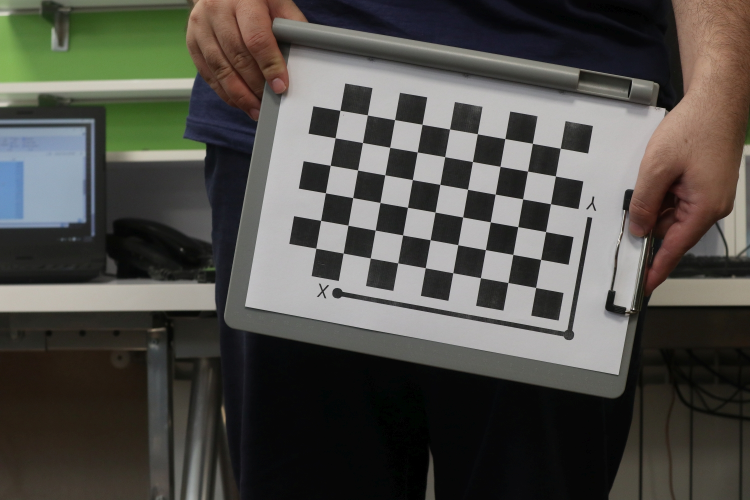
#> input picture HW2/Q2/set1/im01.jpg, 1500 x 1000 px, found by its file name (shown at 1/2 size)
$ python q1.py   (older library calls are emulated)
#> lines starting #> are read from the running program, lines starting #| are printed output that depends on the picture; after the words box and inside, x2 and y2 are one past the last pixel; in counts of white or black regions, pixels touching at a corner belong together
import cv2
import numpy as np
from cv2 import imwrite

im01 = cv2.imread('im01.jpg')
#> im01 is the input picture: shape (1000, 1500, 3); mean B, G, R 73.8, 79, 80.6
im02 = cv2.imread('im02.jpg')
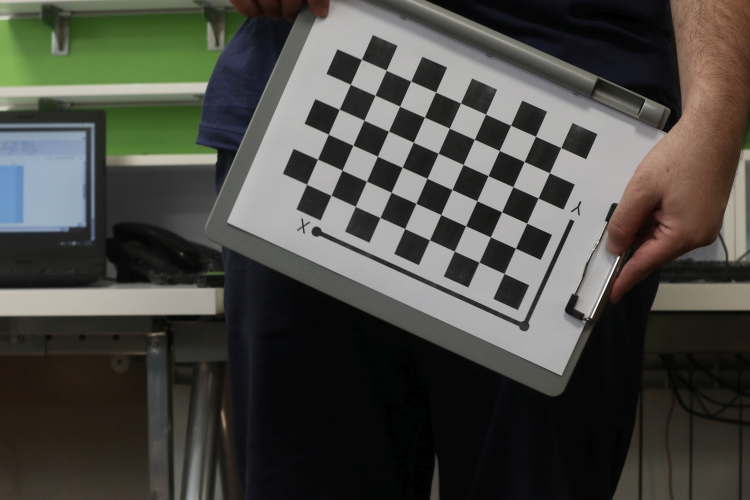
#> input picture HW2/Q2/set1/im02.jpg, 1500 x 1000 px, found by its file name (shown at 1/2 size)
#> im02 is the input picture: shape (1000, 1500, 3); mean B, G, R 68.1, 73.5, 73.9

arr01 = cv2.imread('im01.jpg', cv2.IMREAD_GRAYSCALE)
#> arr01: shape (1000, 1500); min 0, max 249, mean 78.9
arr02 = cv2.imread('im02.jpg', cv2.IMREAD_GRAYSCALE)
#> arr02: shape (1000, 1500); min 0, max 255, mean 73
merged_im = np.zeros((im01.shape[0], im01.shape[1] + im02.shape[1], 3))
merged_im[:, 0:im01.shape[1], :] = im01
merged_im[:, im01.shape[1]:, :] = im02
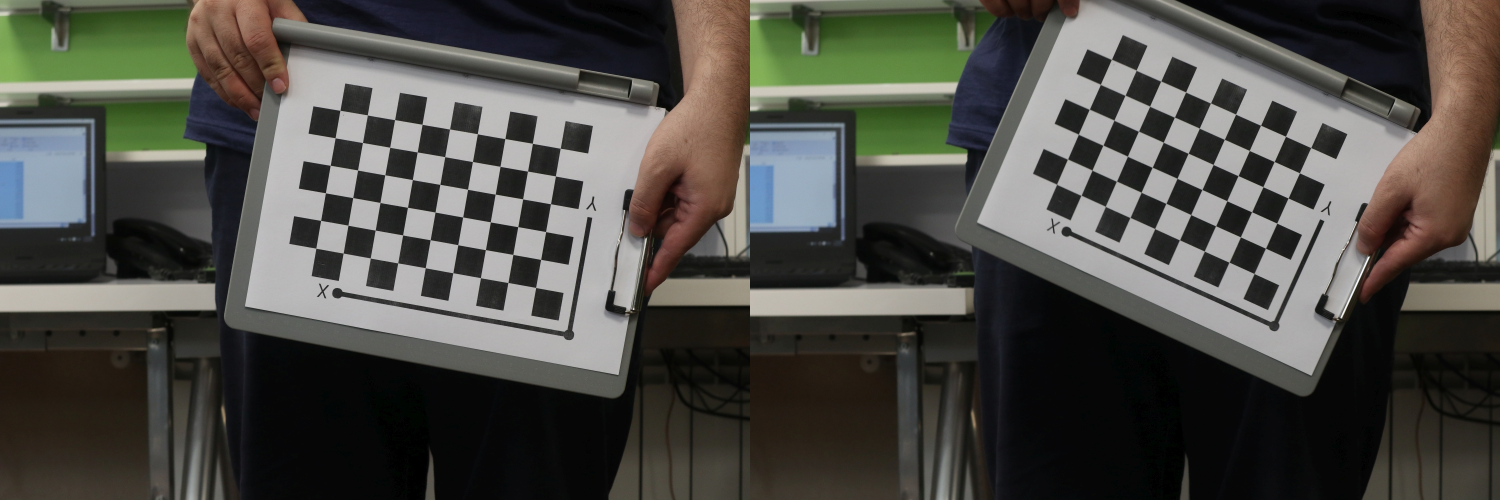
#> merged_im: shape (1000, 3000, 3) float64 (shown at 1/2 size); mean B, G, R 70.9, 76.3, 77.2

imwrite('merge.jpg', merged_im)

k = 0.001
threshold = 1e10
threshmatch = 0.85
size_filter = 9
sigma = 7
n = 23
kernel = np.ones((6, 6), np.uint8)

selected01 = np.zeros((arr01.shape[0], arr01.shape[1]))
selected02 = np.zeros((arr02.shape[0], arr02.shape[1]))

feature01 = dict()
feature02 = dict()


def normalize(arr):
    return 255 * (arr - arr.min()) / (arr.max() - arr.min())


def gauss(arr, size, sig):
#> called with size = 7, sig = 1
    return cv2.GaussianBlur(arr, (size, size), sig)


# In[ ]:

img01 = gauss(arr01, 7, 1)
I01_x = cv2.Sobel(img01, cv2.CV_64F, 1, 0, ksize=5)
I01_y = cv2.Sobel(img01, cv2.CV_64F, 0, 1, ksize=5)

I01_x2 = I01_x * I01_x
I01_y2 = I01_y * I01_y
I01_xy = I01_x * I01_y

grad01 = (I01_x2 + I01_y2) ** 1 / 2

S01_x2 = gauss(I01_x2, size_filter, sigma)
S01_y2 = gauss(I01_y2, size_filter, sigma)
S01_xy = gauss(I01_xy, size_filter, sigma)

det01 = S01_x2 * S01_y2 - S01_xy ** 2
trace01 = S01_x2 + S01_y2

R01 = det01 - k * trace01 ** 2
thresh01 = R01.copy()

thresh01[thresh01 < threshold] = 0
thresh01[thresh01 > threshold] = 255
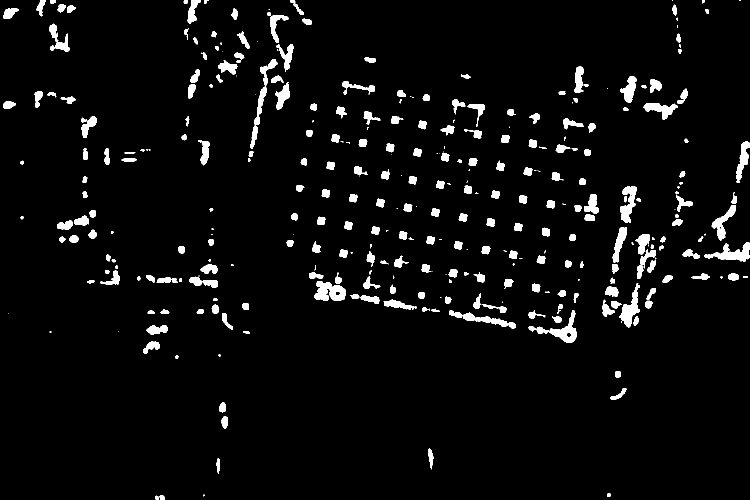
#> thresh01: shape (1000, 1500) float64 (shown at 1/2 size); 4.4% white; 354 white regions (81 under 20 px), largest, box (x1, y1, x2, y2) and area: (629, 562, 692, 602) 1673, (1073, 620, 1154, 686) 1583, (1409, 484, 1500, 524) 1564

grad01 = normalize(grad01)
score01 = normalize(R01)

imwrite('res01_grad.jpg', grad01)
imwrite('res03_score.jpg', score01)
imwrite('res05_thresh.jpg', thresh01)

# In[ ]:

img02 = gauss(arr02, 5, 0)
I02_x = cv2.Sobel(img02, cv2.CV_64F, 1, 0, ksize=5)
I02_y = cv2.Sobel(img02, cv2.CV_64F, 0, 1, ksize=5)
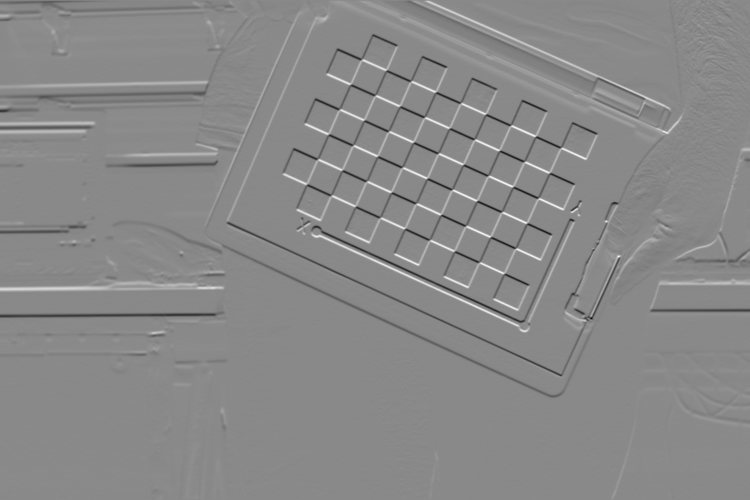
#> I02_y: shape (1000, 1500) float64 (shown at 1/2 size); min -5658, max 4854, mean -4.8; drawn with min black and max white

I02_x2 = I02_x * I02_x
I02_y2 = I02_y * I02_y
I02_xy = I02_x * I02_y

grad02 = (I02_x2 + I02_y2) ** 1 / 2

S02_x2 = gauss(I02_x2, size_filter, sigma)
S02_y2 = gauss(I02_y2, size_filter, sigma)
S02_xy = gauss(I02_xy, size_filter, sigma)
#> in gauss (call 8), `return cv2.GaussianBlur(arr, (size, size), sig)`:
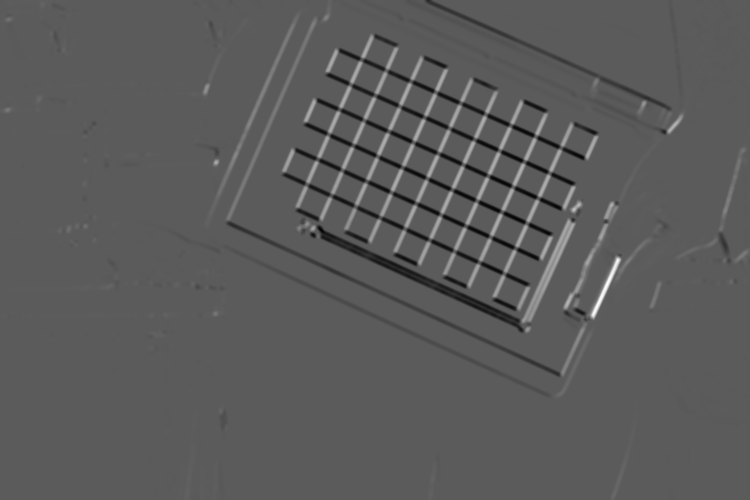
#> returned value: shape (1000, 1500) float64 (shown at 1/2 size); min -3594940.2, max 6446866, mean 1070; drawn with min black and max white

det02 = S02_x2 * S02_y2 - S02_xy ** 2
trace02 = S02_x2 + S02_y2

R02 = det02 - k * trace02 ** 2

thresh02 = R02.copy()
thresh02[thresh02 < threshold] = 0
thresh02[thresh02 > threshold] = 255
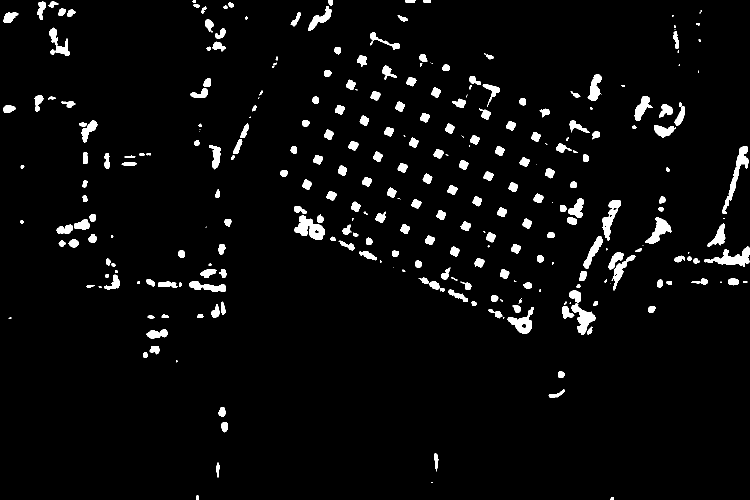
#> thresh02: shape (1000, 1500) float64 (shown at 1/2 size); 4% white; 297 white regions (56 under 20 px), largest, box (x1, y1, x2, y2) and area: (589, 431, 650, 479) 1608, (1445, 292, 1497, 428) 1527, (1409, 493, 1500, 533) 1521

grad02 = normalize(grad02)
score02 = normalize(R02)

imwrite('res02_grad.jpg', grad02)
imwrite('res04_score.jpg', score02)
imwrite('res06_thresh.jpg', thresh02)


# In[ ]:


def dfs(graph, x0, y0):
    path = set()
    stack = [(x0, y0)]
    while len(stack) > 0:
        (x, y) = stack.pop()
        source = (x, y)
        if source not in path and mark[x][y] == 0:
            path.add(source)
            mark[x][y] = 1
            if graph[x][y] == 0:
                continue

            for i in range(-1, 2):
                for j in range(-1, 2):
                    if graph[x + i][y + j] != 0:
                        stack.append((x + i, y + j))
    return path


def nms(i, path=None, arr=None):
    if arr is None:
        arr = []
    if path is None:
        path = set()
    max = 0
    n = (0, 0)
    if i == 1:
        for node in path:
            if R01[node[0]][node[1]] > max:
                max = R01[node[0]][node[1]]
                n = node
        # print(n[0], n[1])
        selected01[n[0]][n[1]] = 255
        feat(n[0], n[1], 1)
        cv2.circle(arr, (int(n[1]), int(n[0])), radius=10, color=(0, 255, 0), thickness=3)

    else:
        for node in path:
            if R02[node[0]][node[1]] > max:
                max = R02[node[0]][node[1]]
                n = node
        selected02[n[0]][n[1]] = 255
        feat(n[0], n[1], 2)
        cv2.circle(arr, (int(n[1]), int(n[0])), radius=10, color=(0, 255, 0), thickness=3)

    return arr


def feat(x, y, i):
    m = 11
    if i == 1:
        a = np.array(im01[x - m:x + m + 1, y - m:y + m + 1])
        b = a.reshape((1, 1587))
        feature01[(x, y)] = b
    elif i == 2:
        a = np.array(im02[x - m:x + m + 1, y - m:y + m + 1])
        b = a.reshape((1, 1587))
        feature02[(x, y)] = b


# In[ ]:


thresh01 = cv2.erode(thresh01, kernel, iterations=1)
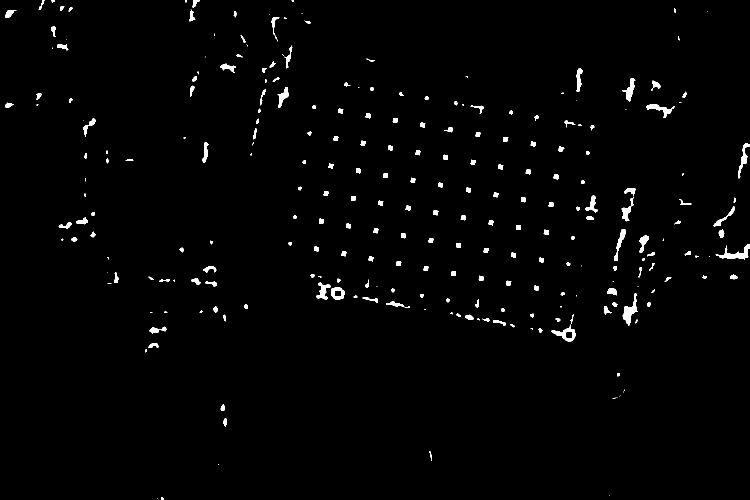
#> thresh01: shape (1000, 1500) float64 (shown at 1/2 size); 1.4% white; 258 white regions (68 under 20 px), largest, box (x1, y1, x2, y2) and area: (1245, 586, 1276, 652) 733, (1431, 488, 1500, 520) 716, (1103, 649, 1151, 683) 560
mark = np.zeros((arr01.shape[0], arr01.shape[1]))
arr1 = cv2.imread('im01.jpg')

for i in range(arr01.shape[0]):
    for j in range(arr01.shape[1]):
        if thresh01[i][j] != 0 and mark[i][j] == 0:
            path = dfs(thresh01, i, j)
#> (the run stopped early here; a loop or call above may not have finished)
